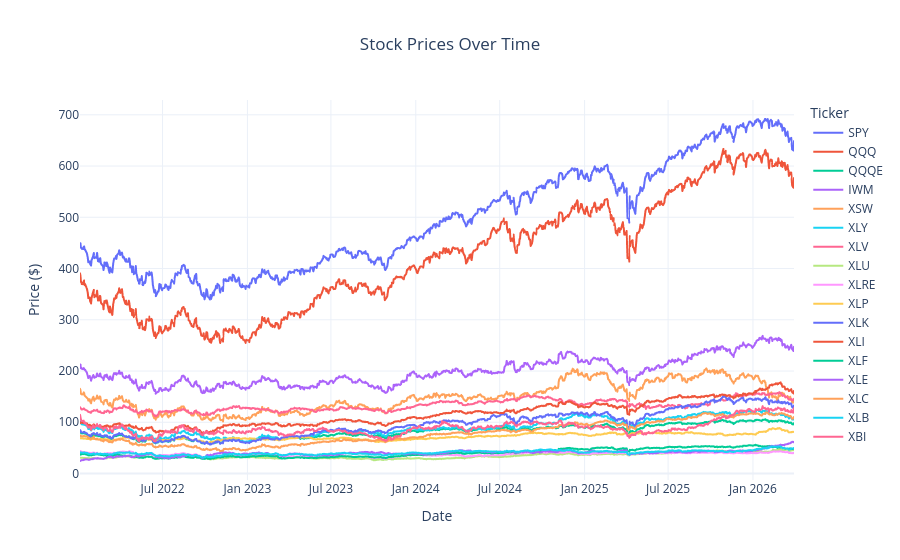

The cell this chart's notebook holds for it:
### Code cell
stock_plots.plot_ticker_prices(df_prices)

### Figure 1 — Plotly figure (JSON) as saved in the notebook; plotly's stock layout.template omitted (floating-point values rounded to 4 significant figures; data arrays with more than 128 entries replaced by an {"elided": "..."} marker saying what was removed)
{"data": [{"hovertemplate": "Ticker=SPY<br>Date=%{x}<br>Price ($)=%{y}<extra></extra>", "legendgroup": "SPY", "line": {"color": "#636efa", "dash": "solid"}, "marker": {"symbol": "circle"}, "mode": "lines", "name": "SPY", "showlegend": true, "type": "scattergl", "x": {"elided": "1064 str values"}, "xaxis": "x", "y": {"elided": "1064 float values"}, "yaxis": "y"}, {"hovertemplate": "Ticker=QQQ<br>Date=%{x}<br>Price ($)=%{y}<extra></extra>", "legendgroup": "QQQ", "line": {"color": "#EF553B", "dash": "solid"}, "marker": {"symbol": "circle"}, "mode": "lines", "name": "QQQ", "showlegend": true, "type": "scattergl", "x": {"elided": "1064 str values"}, "xaxis": "x", "y": {"elided": "1064 float values"}, "yaxis": "y"}, {"hovertemplate": "Ticker=QQQE<br>Date=%{x}<br>Price ($)=%{y}<extra></extra>", "legendgroup": "QQQE", "line": {"color": "#00cc96", "dash": "solid"}, "marker": {"symbol": "circle"}, "mode": "lines", "name": "QQQE", "showlegend": true, "type": "scattergl", "x": {"elided": "1064 str values"}, "xaxis": "x", "y": {"elided": "1064 float values"}, "yaxis": "y"}, {"hovertemplate": "Ticker=IWM<br>Date=%{x}<br>Price ($)=%{y}<extra></extra>", "legendgroup": "IWM", "line": {"color": "#ab63fa", "dash": "solid"}, "marker": {"symbol": "circle"}, "mode": "lines", "name": "IWM", "showlegend": true, "type": "scattergl", "x": {"elided": "1064 str values"}, "xaxis": "x", "y": {"elided": "1064 float values"}, "yaxis": "y"}, {"hovertemplate": "Ticker=XSW<br>Date=%{x}<br>Price ($)=%{y}<extra></extra>", "legendgroup": "XSW", "line": {"color": "#FFA15A", "dash": "solid"}, "marker": {"symbol": "circle"}, "mode": "lines", "name": "XSW", "showlegend": true, "type": "scattergl", "x": {"elided": "1064 str values"}, "xaxis": "x", "y": {"elided": "1064 float values"}, "yaxis": "y"}, {"hovertemplate": "Ticker=XLY<br>Date=%{x}<br>Price ($)=%{y}<extra></extra>", "legendgroup": "XLY", "line": {"color": "#19d3f3", "dash": "solid"}, "marker": {"symbol": "circle"}, "mode": "lines", "name": "XLY", "showlegend": true, "type": "scattergl", "x": {"elided": "1064 str values"}, "xaxis": "x", "y": {"elided": "1064 float values"}, "yaxis": "y"}, {"hovertemplate": "Ticker=XLV<br>Date=%{x}<br>Price ($)=%{y}<extra></extra>", "legendgroup": "XLV", "line": {"color": "#FF6692", "dash": "solid"}, "marker": {"symbol": "circle"}, "mode": "lines", "name": "XLV", "showlegend": true, "type": "scattergl", "x": {"elided": "1064 str values"}, "xaxis": "x", "y": {"elided": "1064 float values"}, "yaxis": "y"}, {"hovertemplate": "Ticker=XLU<br>Date=%{x}<br>Price ($)=%{y}<extra></extra>", "legendgroup": "XLU", "line": {"color": "#B6E880", "dash": "solid"}, "marker": {"symbol": "circle"}, "mode": "lines", "name": "XLU", "showlegend": true, "type": "scattergl", "x": {"elided": "1064 str values"}, "xaxis": "x", "y": {"elided": "1064 float values"}, "yaxis": "y"}, {"hovertemplate": "Ticker=XLRE<br>Date=%{x}<br>Price ($)=%{y}<extra></extra>", "legendgroup": "XLRE", "line": {"color": "#FF97FF", "dash": "solid"}, "marker": {"symbol": "circle"}, "mode": "lines", "name": "XLRE", "showlegend": true, "type": "scattergl", "x": {"elided": "1064 str values"}, "xaxis": "x", "y": {"elided": "1064 float values"}, "yaxis": "y"}, {"hovertemplate": "Ticker=XLP<br>Date=%{x}<br>Price ($)=%{y}<extra></extra>", "legendgroup": "XLP", "line": {"color": "#FECB52", "dash": "solid"}, "marker": {"symbol": "circle"}, "mode": "lines", "name": "XLP", "showlegend": true, "type": "scattergl", "x": {"elided": "1064 str values"}, "xaxis": "x", "y": {"elided": "1064 float values"}, "yaxis": "y"}, {"hovertemplate": "Ticker=XLK<br>Date=%{x}<br>Price ($)=%{y}<extra></extra>", "legendgroup": "XLK", "line": {"color": "#636efa", "dash": "solid"}, "marker": {"symbol": "circle"}, "mode": "lines", "name": "XLK", "showlegend": true, "type": "scattergl", "x": {"elided": "1064 str values"}, "xaxis": "x", "y": {"elided": "1064 float values"}, "yaxis": "y"}, {"hovertemplate": "Ticker=XLI<br>Date=%{x}<br>Price ($)=%{y}<extra></extra>", "legendgroup": "XLI", "line": {"color": "#EF553B", "dash": "solid"}, "marker": {"symbol": "circle"}, "mode": "lines", "name": "XLI", "showlegend": true, "type": "scattergl", "x": {"elided": "1064 str values"}, "xaxis": "x", "y": {"elided": "1064 float values"}, "yaxis": "y"}, {"hovertemplate": "Ticker=XLF<br>Date=%{x}<br>Price ($)=%{y}<extra></extra>", "legendgroup": "XLF", "line": {"color": "#00cc96", "dash": "solid"}, "marker": {"symbol": "circle"}, "mode": "lines", "name": "XLF", "showlegend": true, "type": "scattergl", "x": {"elided": "1064 str values"}, "xaxis": "x", "y": {"elided": "1064 float values"}, "yaxis": "y"}, {"hovertemplate": "Ticker=XLE<br>Date=%{x}<br>Price ($)=%{y}<extra></extra>", "legendgroup": "XLE", "line": {"color": "#ab63fa", "dash": "solid"}, "marker": {"symbol": "circle"}, "mode": "lines", "name": "XLE", "showlegend": true, "type": "scattergl", "x": {"elided": "1064 str values"}, "xaxis": "x", "y": {"elided": "1064 float values"}, "yaxis": "y"}, {"hovertemplate": "Ticker=XLC<br>Date=%{x}<br>Price ($)=%{y}<extra></extra>", "legendgroup": "XLC", "line": {"color": "#FFA15A", "dash": "solid"}, "marker": {"symbol": "circle"}, "mode": "lines", "name": "XLC", "showlegend": true, "type": "scattergl", "x": {"elided": "1064 str values"}, "xaxis": "x", "y": {"elided": "1064 float values"}, "yaxis": "y"}, {"hovertemplate": "Ticker=XLB<br>Date=%{x}<br>Price ($)=%{y}<extra></extra>", "legendgroup": "XLB", "line": {"color": "#19d3f3", "dash": "solid"}, "marker": {"symbol": "circle"}, "mode": "lines", "name": "XLB", "showlegend": true, "type": "scattergl", "x": {"elided": "1064 str values"}, "xaxis": "x", "y": {"elided": "1064 float values"}, "yaxis": "y"}, {"hovertemplate": "Ticker=XBI<br>Date=%{x}<br>Price ($)=%{y}<extra></extra>", "legendgroup": "XBI", "line": {"color": "#FF6692", "dash": "solid"}, "marker": {"symbol": "circle"}, "mode": "lines", "name": "XBI", "showlegend": true, "type": "scattergl", "x": {"elided": "1064 str values"}, "xaxis": "x", "y": {"elided": "1064 float values"}, "yaxis": "y"}], "layout": {"hovermode": "x unified", "legend": {"title": {"text": "Ticker"}, "tracegroupgap": 0}, "title": {"text": "Stock Prices Over Time", "x": 0.5}, "xaxis": {"anchor": "y", "domain": [0, 1], "title": {"text": "Date"}}, "yaxis": {"anchor": "x", "domain": [0, 1], "title": {"text": "Price ($)"}}}}
